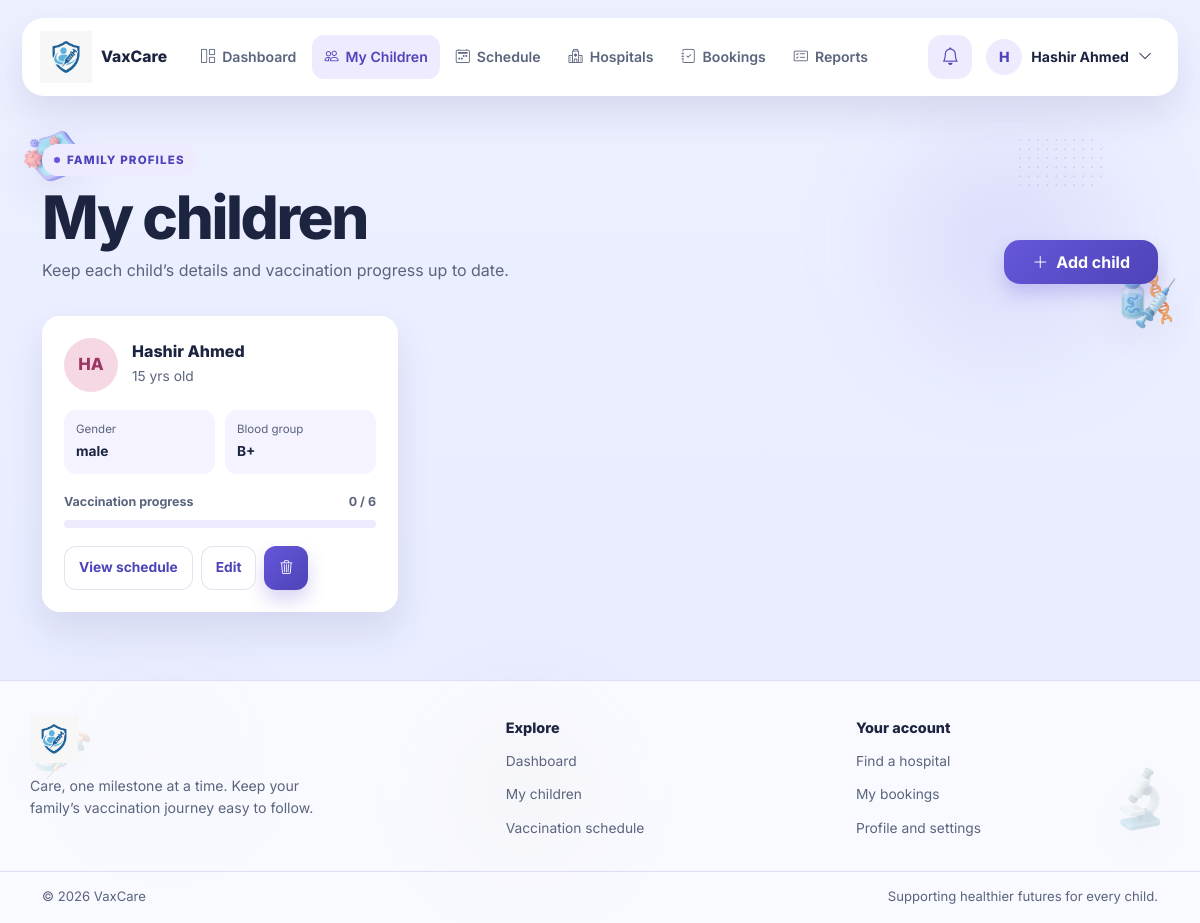
Page /parent/children.php (signed in) on the committed database.
### tables this page shows
CREATE TABLE `users` (
  `id` int(11) NOT NULL,
  `name` varchar(150) NOT NULL,
  `email` varchar(150) NOT NULL,
  `password` varchar(255) NOT NULL,
  `role` enum('admin','parent','hospital') NOT NULL,
  `status` enum('active','pending','blocked') NOT NULL DEFAULT 'active',
  `created_at` datetime NOT NULL DEFAULT current_timestamp()
);

CREATE TABLE `children` (
  `id` int(11) NOT NULL,
  `parent_id` int(11) NOT NULL,
  `name` varchar(150) NOT NULL,
  `dob` date NOT NULL,
  `gender` enum('male','female','other') NOT NULL,
  `blood_group` varchar(3) DEFAULT NULL,
  `created_at` datetime NOT NULL DEFAULT current_timestamp()
);

### config.php (called while the page is built, shortened)
<?php
function appUrl(string $path = ''): string
{
    $scriptDirectory = dirname(str_replace('\\', '/', $_SERVER['SCRIPT_NAME'] ?? '/'));
    if (in_array(basename($scriptDirectory), ['admin', 'parent', 'hospital', 'actions'], true)) {
        $scriptDirectory = dirname($scriptDirectory);
    }
    $basePath = $scriptDirectory === '/' || $scriptDirectory === '.' ? '' : rtrim($scriptDirectory, '/');
    return $basePath . '/' . ltrim($path, '/');
}

### includes/auth.php (called while the page is built, shortened)
<?php
function e(mixed $value): string
{
    return htmlspecialchars((string) $value, ENT_QUOTES | ENT_SUBSTITUTE, 'UTF-8');
}
function parent_path(string $path): string
{
    return appUrl('parent/' . ltrim($path, '/'));
}
function parent_action(string $path): string
{
    return appUrl('actions/' . ltrim($path, '/'));
}
function parent_display_name(PDO $pdo, int $userId): string
{
    $stmt = $pdo->prepare('SELECT name FROM users WHERE id = :id LIMIT 1');
    $stmt->execute(['id' => $userId]);
    $name = $stmt->fetchColumn();
    return is_string($name) && $name !== '' ? $name : 'Parent';
}

### parent/children.php (the view, shortened to what this page needs)
<?php
require_once __DIR__ . '/../includes/auth.php';
$pid = get_parent_id($pdo, (int) $_SESSION['user_id']);
$activePage = 'children';
$childrenStmt = $pdo->prepare(
    "SELECT c.id AS child_id, c.name, c.dob, c.gender, c.blood_group,
            COUNT(cv.cv_id) AS total_count,
            SUM(CASE WHEN cv.status = 'vaccinated' THEN 1 ELSE 0 END) AS vaccinated_count
     FROM children c
     LEFT JOIN child_vaccinations cv ON cv.child_id = c.id
     WHERE c.parent_id = :parent_id
     GROUP BY c.id, c.name, c.dob, c.gender, c.blood_group
     ORDER BY c.name"
);
$childrenStmt->execute(['parent_id' => $pid]);
$children = $childrenStmt->fetchAll(PDO::FETCH_ASSOC);
require __DIR__ . '/../includes/parent_layout_start.php';
?>
<section class="parent-heading d-flex flex-wrap justify-content-between align-items-end gap-3">
    <div><span class="parent-eyebrow">Family profiles</span><h1>My children</h1><p>Keep each child’s details and vaccination progress up to date.</p></div>
    <a class="btn btn-primary" href="<?= e(parent_path('add_child.php')) ?>"><i class="bi bi-plus-lg me-2" aria-hidden="true"></i>Add child</a>
</section>
<?php if ($children): ?>
    <section class="row g-4" aria-label="Children">
        <?php foreach ($children as $child):
            $name = (string) $child['name'];
            $initials = '';
            foreach (preg_split('/\s+/', trim($name)) as $part) {
                if ($part !== '') $initials .= mb_substr($part, 0, 1, 'UTF-8');
                if (mb_strlen($initials, 'UTF-8') >= 2) break;
            }
            $total = (int) $child['total_count'];
            $vaccinated = (int) $child['vaccinated_count'];
            $progress = $total > 0 ? (int) round($vaccinated / $total * 100) : 0;
            $age = (new DateTimeImmutable($child['dob']))->diff(new DateTimeImmutable('today'));
            $ageLabel = $age->y > 0 ? $age->y . ' yr' . ($age->y === 1 ? '' : 's') : $age->m . ' mo' . ($age->m === 1 ? '' : 's');
        ?>
            <div class="col-12 col-md-6 col-xl-4">
                <article class="child-card">
                    <div class="child-card-top">
                        <span class="child-avatar" aria-hidden="true"><?= e(mb_strtoupper($initials, 'UTF-8')) ?></span>
                        <div><h3><?= e($name) ?></h3><p><?= e($ageLabel) ?> old</p></div>
                    </div>
                    <div class="child-meta">
                        <div><span>Gender</span><strong><?= e($child['gender']) ?></strong></div>
                        <div><span>Blood group</span><strong><?= e($child['blood_group'] ?: 'Not set') ?></strong></div>
                    </div>
                    <div class="parent-progress-label"><span>Vaccination progress</span><span><?= $vaccinated ?> / <?= $total ?></span></div>
                    <div class="parent-progress" role="progressbar" aria-label="<?= e($name) ?> vaccination progress" aria-valuemin="0" aria-valuemax="100" aria-valuenow="<?= $progress ?>">
                    </div>
                    <div class="child-card-actions">
                        <a class="parent-btn-secondary parent-btn-small btn" href="<?= e(parent_path('schedule.php')) ?>?child_id=<?= (int) $child['child_id'] ?>">View schedule</a>
                        <a class="parent-btn-secondary parent-btn-small btn" href="<?= e(parent_path('edit_child.php')) ?>?child_id=<?= (int) $child['child_id'] ?>">Edit</a>
                        <form method="post" action="<?= e(parent_action('parent_child.php')) ?>" data-confirm-form="Delete <?= e($name) ?>’s profile and vaccination schedule?">
                            <button class="btn btn-primary parent-btn-small" type="submit" aria-label="Delete <?= e($name) ?>"><i class="bi bi-trash3" aria-hidden="true"></i></button>
                        </form>
                    </div>
                </article>
            </div>
        <?php endforeach; ?>
    </section>
<?php endif; ?>
<?php require __DIR__ . '/../includes/parent_layout_end.php'; ?>

### includes/parent_layout_start.php (shortened to what this page needs)
<?php
$activePage = $activePage ?? '';
$userName = parent_display_name($pdo, (int) $_SESSION['user_id']);
$userInitial = strtoupper(mb_substr($userName, 0, 1, 'UTF-8'));
$unreadStmt = $pdo->prepare('SELECT COUNT(*) FROM notifications WHERE user_id = :user_id AND is_read = 0');
$unreadStmt->execute(['user_id' => (int) $_SESSION['user_id']]);
$unreadCount = (int) $unreadStmt->fetchColumn();
?>
<!DOCTYPE html>
<html lang="en">
<head>
    <link href="https://cdn.jsdelivr.net/npm/bootstrap@5.3.3/dist/css/bootstrap.min.css" rel="stylesheet">
    <link href="https://cdn.jsdelivr.net/npm/bootstrap-icons@1.11.3/font/bootstrap-icons.min.css" rel="stylesheet">
    <link rel="stylesheet" href="<?= e(appUrl('assets/css/style.css') . '?v=' . filemtime(__DIR__ . '/../assets/css/style.css')) ?>">
    <link rel="stylesheet" href="<?= e(appUrl('assets/css/parent.css') . '?v=' . filemtime(__DIR__ . '/../assets/css/parent.css')) ?>">
</head>
<body class="parent-app">
    <?php require __DIR__ . '/medical_decorations.php'; ?>
    <header class="parent-header">
        <nav class="parent-navbar container-fluid" aria-label="Parent navigation">
            <a class="parent-brand" href="<?= e(parent_path('dashboard.php')) ?>" aria-label="VaxCare parent home">
                <img class="brand-logo" src="<?= e(appUrl('VaxCare Logo.png')) ?>" alt="VaxCare">
                <span class="brand-name">VaxCare</span>
            </a>
            <div class="parent-nav-content" data-parent-menu>
                <div class="parent-nav-links">
                    <?php foreach ([
                        'dashboard' => ['Dashboard', 'dashboard.php', 'bi-grid-1x2'],
                        'children' => ['My Children', 'children.php', 'bi-people'],
                        'schedule' => ['Schedule', 'schedule.php', 'bi-calendar2-week'],
                        'hospitals' => ['Hospitals', 'hospitals.php', 'bi-hospital'],
                        'bookings' => ['Bookings', 'my_bookings.php', 'bi-journal-check'],
                        'reports' => ['Reports', 'report.php', 'bi-card-checklist'],
                    ] as $key => [$label, $path, $icon]): ?>
                        <a class="parent-nav-link<?= $activePage === $key ? ' is-active' : '' ?>"
                           href="<?= e(parent_path($path)) ?>"<?= $activePage === $key ? ' aria-current="page"' : '' ?>>
                            <i class="bi <?= e($icon) ?>" aria-hidden="true"></i><span><?= e($label) ?></span>
                        </a>
                    <?php endforeach; ?>
                </div>
                <div class="parent-nav-actions">
                    <details class="parent-dropdown notification-dropdown">
                        <summary class="notification-trigger" aria-label="Notifications, <?= $unreadCount ?> unread">
                            <i class="bi bi-bell" aria-hidden="true"></i>
                        </summary>
                    </details>
                    <details class="parent-dropdown profile-dropdown">
                        <summary class="profile-trigger">
                            <span class="profile-avatar"><?= e($userInitial) ?></span>
                            <span class="profile-name"><?= e($userName) ?></span>
                            <i class="bi bi-chevron-down" aria-hidden="true"></i>
                        </summary>
                    </details>
                </div>
            </div>
        </nav>
    </header>
    <main class="parent-main<?= $activePage === 'dashboard' ? ' parent-dashboard' : '' ?> container">

### assets/css/style.css (style rules this page uses)
:root { --page-bg: #edf0ff; --page-bg-deep: #e7ebff; --panel: rgba(255, 255, 255, 0.72); --panel-strong: #ffffff; --soft: #f4f3ff; --purple: #6557d9; --purple-dark: #4e43b8; --purple-soft: #efebff; --text: #1f2437; --heading: #1d2440; --muted: #5a647d; --line: rgba(88, 101, 170, 0.18); --shadow: 0 18px 36px rgba(63, 68, 122, 0.12); --shadow-lift: 0 24px 48px rgba(49, 54, 112, 0.18); --orange: #f8cfaf; --orange-deep: #7a4a12; --green: #cfeee0; --green-deep: #1f6b4d; --white: #ffffff; --pink: #f6d7e4; --pink-deep: #9c3764; --danger-soft: #f9d9dc; --danger-deep: #ac1d2d; }
* { box-sizing: border-box; }
html { scroll-behavior: smooth; }
body { margin: 0; min-height: 100vh; display: flex; flex-direction: column; font-family: 'Inter', sans-serif; background: linear-gradient(180deg, var(--page-bg) 0%, var(--page-bg-deep) 100%); color: var(--text); line-height: 1.6; }
body::before, body::after { content: ""; position: fixed; width: 22px; height: 22px; border-radius: 50%; background: rgba(100, 196, 145, 0.8); filter: blur(0.4px); z-index: 0; pointer-events: none; }
body::before { right: 60px; top: 200px; }
body::after { left: 84px; bottom: 220px; background: rgba(102, 111, 224, 0.8); }
main, .site-footer, .hospital-footer { position: relative; z-index: 1; }
a { color: inherit; text-decoration: none; }
img { max-width: 100%; }
button, input, select { font: inherit; }
.container { width: min(1200px, calc(100% - 40px)); margin: 0 auto; position: relative; z-index: 1; }
.brand-logo { display: block; height: 88px; width: auto; max-width: 260px; object-fit: contain; filter: none; background: transparent; border-radius: 0; box-shadow: none; }
.brand-name { color: var(--heading); font-size: 1.08rem; font-weight: 800; white-space: nowrap; }
.btn { display: inline-flex; align-items: center; justify-content: center; border: 0; cursor: pointer; transition: transform 0.2s ease, box-shadow 0.2s ease; font-weight: 700; }
.nav-link, .btn, .search-panel, .feature-card, .auth-card, .hero-copy h1, .hero-copy p { animation: fadeUp 0.55s cubic-bezier(0.2, 0.8, 0.2, 1) both; }
.btn-primary { min-height: 52px; padding: 0 28px; border-radius: 16px; background: linear-gradient(135deg, var(--purple) 0%, #7b72e8 100%); color: var(--white); box-shadow: 0 10px 18px rgba(103, 82, 217, 0.25); animation: pulseHover 2s ease-in-out infinite; }
input, textarea, button { font: inherit; }
.btn-primary { background: linear-gradient(135deg, var(--purple) 0%, var(--purple-dark) 100%); transition: transform .2s ease, box-shadow .2s ease, filter .2s ease; }
.nav-link, .nav-toggle, .btn, .toggle-password { min-height: 44px; min-width: 44px; }
body.admin-app::before, body.hospital-app::before, body.parent-app::before { width: 196px; height: 196px; background: rgba(101, 87, 217, .12); filter: blur(58px); }
body.parent-app::before { top: 18vh; right: 8vw; box-shadow: -70vw 64vh 0 -58px rgba(122, 74, 18, .1); }
body.admin-app::after, body.hospital-app::after, body.parent-app::after { width: 138px; height: 138px; filter: blur(46px); }
body.parent-app::after { left: 38vw; bottom: 8vh; background: rgba(122, 74, 18, .1); }

### rows in the picture
users: name "H", name "Hashir Ahmed"
children: initials "HA", name "Hashir Ahmed", dob "15 yrs", gender "male", blood_group "B+", vaccinated "0", total "6"

### other values in the picture
$label "Dashboard"
$label "My Children"
$label "Schedule"
$label "Hospitals"
$label "Bookings"
$label "Reports"
$escapeFooter($label) "Dashboard"
$escapeFooter($label) "My children"
$escapeFooter($label) "Vaccination schedule"
$escapeFooter($accountHeading) "Your account"
$escapeFooter($label) "Find a hospital"
$escapeFooter($label) "My bookings"
$escapeFooter($label) "Profile and settings"
